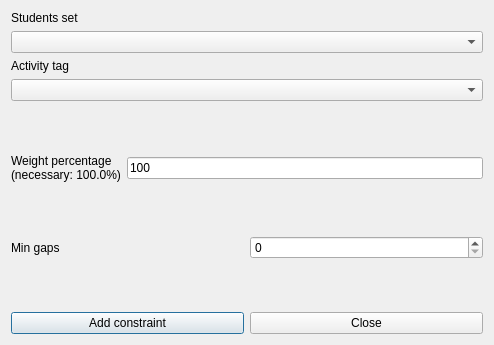
<?xml version="1.0" encoding="UTF-8"?>
<ui version="4.0">
 <class>AddConstraintStudentsSetMinGapsBetweenActivityTagPerRealDayForm_template</class>
 <widget class="QDialog" name="AddConstraintStudentsSetMinGapsBetweenActivityTagPerRealDayForm_template">
  <property name="geometry">
   <rect>
    <x>0</x>
    <y>0</y>
    <width>494</width>
    <height>345</height>
   </rect>
  </property>
  <property name="windowTitle">
   <string extracomment="This is the title of the dialog to add a new constraint of this type">Add students set min gaps between activity tag per real day</string>
  </property>
  <layout class="QVBoxLayout" name="verticalLayout_2">
   <item>
    <layout class="QVBoxLayout" name="verticalLayout">
     <item>
      <widget class="QLabel" name="studentsTextLabel">
       <property name="frameShape">
        <enum>QFrame::NoFrame</enum>
       </property>
       <property name="frameShadow">
        <enum>QFrame::Plain</enum>
       </property>
       <property name="text">
        <string>Students set</string>
       </property>
       <property name="wordWrap">
        <bool>false</bool>
       </property>
      </widget>
     </item>
     <item>
      <widget class="QComboBox" name="studentsComboBox">
       <property name="editable">
        <bool>false</bool>
       </property>
       <property name="insertPolicy">
        <enum>QComboBox::NoInsert</enum>
       </property>
       <property name="duplicatesEnabled">
        <bool>false</bool>
       </property>
      </widget>
     </item>
     <item>
      <widget class="QLabel" name="activityTagTextLabel">
       <property name="frameShape">
        <enum>QFrame::NoFrame</enum>
       </property>
       <property name="frameShadow">
        <enum>QFrame::Plain</enum>
       </property>
       <property name="text">
        <string>Activity tag</string>
       </property>
       <property name="wordWrap">
        <bool>false</bool>
       </property>
      </widget>
     </item>
     <item>
      <widget class="QComboBox" name="activityTagComboBox">
       <property name="editable">
        <bool>false</bool>
       </property>
       <property name="insertPolicy">
        <enum>QComboBox::NoInsert</enum>
       </property>
       <property name="duplicatesEnabled">
        <bool>false</bool>
       </property>
      </widget>
     </item>
    </layout>
   </item>
   <item>
    <spacer name="spacer1">
     <property name="orientation">
      <enum>Qt::Vertical</enum>
     </property>
     <property name="sizeType">
      <enum>QSizePolicy::Expanding</enum>
     </property>
     <property name="sizeHint" stdset="0">
      <size>
       <width>20</width>
       <height>31</height>
      </size>
     </property>
    </spacer>
   </item>
   <item>
    <layout class="QHBoxLayout" name="horizontalLayout">
     <item>
      <widget class="QLabel" name="weightTextLabel">
       <property name="frameShape">
        <enum>QFrame::NoFrame</enum>
       </property>
       <property name="frameShadow">
        <enum>QFrame::Plain</enum>
       </property>
       <property name="text">
        <string>Weight percentage
(necessary: 100.0%)</string>
       </property>
       <property name="wordWrap">
        <bool>false</bool>
       </property>
      </widget>
     </item>
     <item>
      <widget class="QLineEdit" name="weightLineEdit">
       <property name="text">
        <string notr="true">100</string>
       </property>
      </widget>
     </item>
    </layout>
   </item>
   <item>
    <spacer name="spacer1_2">
     <property name="orientation">
      <enum>Qt::Vertical</enum>
     </property>
     <property name="sizeType">
      <enum>QSizePolicy::Expanding</enum>
     </property>
     <property name="sizeHint" stdset="0">
      <size>
       <width>20</width>
       <height>18</height>
      </size>
     </property>
    </spacer>
   </item>
   <item>
    <layout class="QHBoxLayout" name="horizontalLayout_2">
     <item>
      <widget class="QLabel" name="minGapsTextLabel">
       <property name="frameShape">
        <enum>QFrame::NoFrame</enum>
       </property>
       <property name="frameShadow">
        <enum>QFrame::Plain</enum>
       </property>
       <property name="text">
        <string>Min gaps</string>
       </property>
       <property name="wordWrap">
        <bool>false</bool>
       </property>
      </widget>
     </item>
     <item>
      <widget class="QSpinBox" name="minGapsSpinBox"/>
     </item>
    </layout>
   </item>
   <item>
    <spacer name="spacer1_3">
     <property name="orientation">
      <enum>Qt::Vertical</enum>
     </property>
     <property name="sizeType">
      <enum>QSizePolicy::Expanding</enum>
     </property>
     <property name="sizeHint" stdset="0">
      <size>
       <width>20</width>
       <height>16</height>
      </size>
     </property>
    </spacer>
   </item>
   <item>
    <layout class="QHBoxLayout">
     <item>
      <widget class="QPushButton" name="addConstraintPushButton">
       <property name="text">
        <string>Add constraint</string>
       </property>
      </widget>
     </item>
     <item>
      <widget class="QPushButton" name="closePushButton">
       <property name="text">
        <string>Close</string>
       </property>
      </widget>
     </item>
    </layout>
   </item>
  </layout>
 </widget>
 <layoutdefault spacing="6" margin="11"/>
 <resources/>
 <connections/>
</ui>
